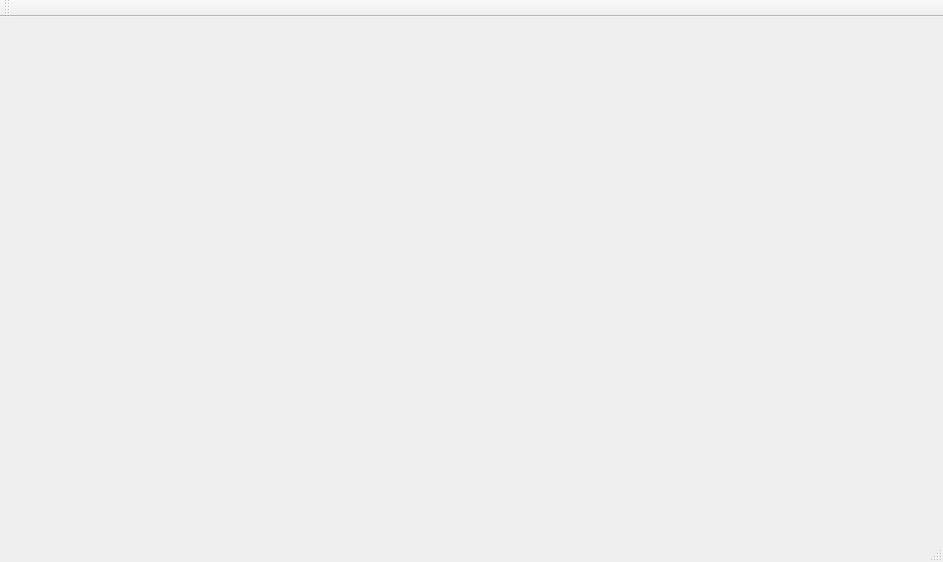
<?xml version="1.0" encoding="UTF-8"?>
<ui version="4.0">
 <class>MainWindow</class>
 <widget class="QMainWindow" name="MainWindow">
  <property name="geometry">
   <rect>
    <x>0</x>
    <y>0</y>
    <width>943</width>
    <height>562</height>
   </rect>
  </property>
  <property name="windowTitle">
   <string>MainWindow</string>
  </property>
  <widget class="QWidget" name="centralWidget"/>
  <widget class="QMenuBar" name="menuBar">
   <property name="geometry">
    <rect>
     <x>0</x>
     <y>0</y>
     <width>943</width>
     <height>27</height>
    </rect>
   </property>
  </widget>
  <widget class="QToolBar" name="mainToolBar">
   <attribute name="toolBarArea">
    <enum>TopToolBarArea</enum>
   </attribute>
   <attribute name="toolBarBreak">
    <bool>false</bool>
   </attribute>
  </widget>
  <widget class="QStatusBar" name="statusBar"/>
 </widget>
 <layoutdefault spacing="6" margin="11"/>
 <resources/>
 <connections/>
</ui>
